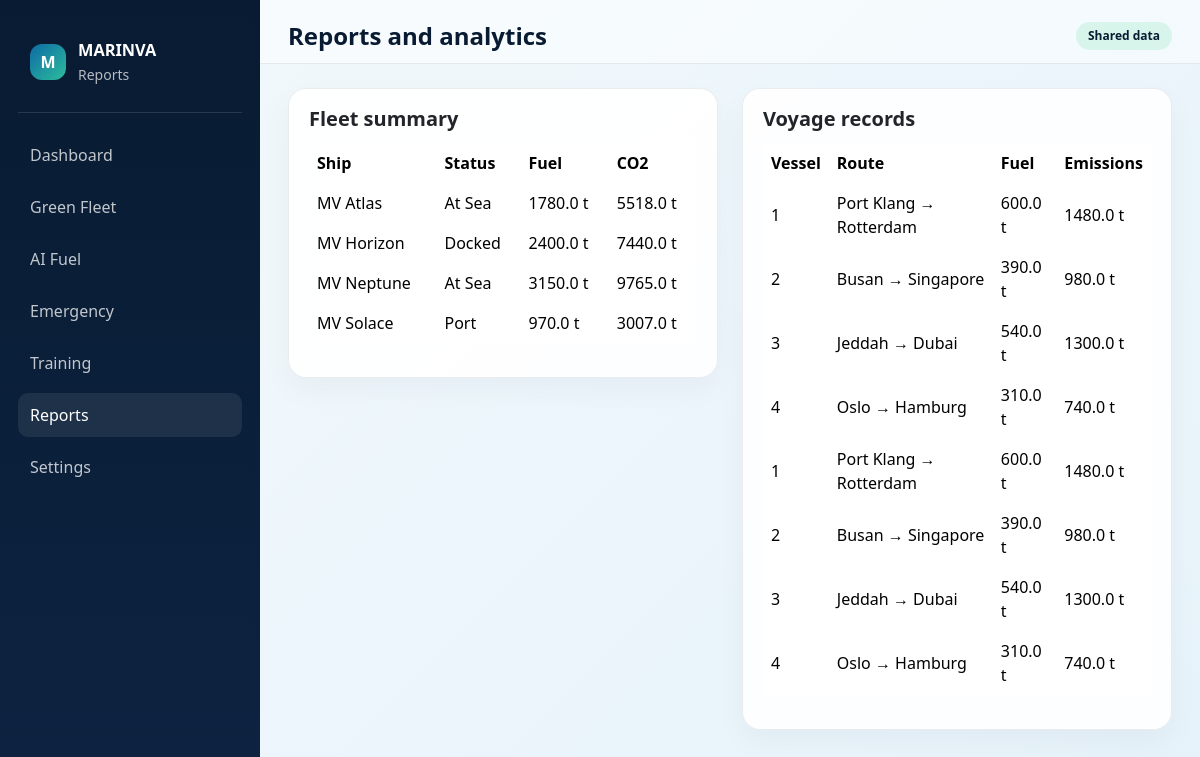
The app's page /reports (signed in) with its own data.
### tables this page shows
CREATE TABLE ships (
            id INTEGER PRIMARY KEY AUTOINCREMENT,
            name TEXT NOT NULL,
            vessel_id TEXT UNIQUE NOT NULL,
            vessel_type TEXT NOT NULL,
            status TEXT NOT NULL,
            fuel_type TEXT NOT NULL,
            fuel_capacity_tons REAL NOT NULL,
            current_fuel_tons REAL NOT NULL,
            speed_knots REAL NOT NULL,
            latitude REAL NOT NULL,
            longitude REAL NOT NULL,
            destination_port TEXT,
            weather_condition TEXT,
            is_active INTEGER DEFAULT 1
        );

CREATE TABLE voyage_records (
            id INTEGER PRIMARY KEY AUTOINCREMENT,
            ship_id INTEGER NOT NULL,
            start_port TEXT NOT NULL,
            destination_port TEXT NOT NULL,
            distance_nm REAL NOT NULL,
            speed_knots REAL NOT NULL,
            fuel_type TEXT NOT NULL,
            weather_condition TEXT NOT NULL,
            predicted_fuel_tons REAL NOT NULL,
            actual_fuel_tons REAL NOT NULL,
            emissions_tco2 REAL NOT NULL,
            created_at TEXT DEFAULT CURRENT_TIMESTAMP,
            FOREIGN KEY (ship_id) REFERENCES ships(id)
        );

### app.py (the view)
@app.route("/reports")
def reports_page():
    redirect_result = require_login()
    if redirect_result is not None:
        return redirect_result
    conn = get_db_connection()
    ship_rows = conn.execute("SELECT * FROM ships ORDER BY id").fetchall()
    voyage_rows = conn.execute("SELECT * FROM voyage_records ORDER BY id").fetchall()
    conn.close()
    return render_template("reports.html", ships=ship_rows, voyage_rows=voyage_rows)

### app.py (called while the page is built)
def get_db_connection():
    conn = sqlite3.connect(DB_PATH)
    conn.row_factory = sqlite3.Row
    return conn

def require_login():
    if "user" not in session:
        return redirect(url_for("login"))
    return None

@app.before_request
def initialize_if_needed():
    if not os.path.exists(DB_PATH):
        init_db()

### templates/reports.html (shortened to what this page needs)
<!DOCTYPE html>
<html lang="en">
<head>
    <link href="https://cdn.jsdelivr.net/npm/bootstrap@5.3.3/dist/css/bootstrap.min.css" rel="stylesheet">
    <link rel="stylesheet" href="{{ url_for('static', filename='css/style.css') }}">
</head>
<body>
    <div class="app-shell">
        <aside class="sidebar">
            <div class="brand-header">
                <span class="brand-logo">M</span>
                <div>
                    <strong>MARINVA</strong>
                    <small>Reports</small>
                </div>
            </div>
            <nav class="nav flex-column">
                <a class="nav-link" href="{{ url_for('dashboard') }}">Dashboard</a>
                <a class="nav-link" href="{{ url_for('fleet_page') }}">Green Fleet</a>
                <a class="nav-link" href="{{ url_for('fuel_page') }}">AI Fuel</a>
                <a class="nav-link" href="{{ url_for('emergency_page') }}">Emergency</a>
                <a class="nav-link" href="{{ url_for('training_page') }}">Training</a>
                <a class="nav-link active" href="{{ url_for('reports_page') }}">Reports</a>
                <a class="nav-link" href="{{ url_for('profile_page') }}">Settings</a>
            </nav>
        </aside>
        <main class="main-panel">
            <header class="top-bar">
                <div><h4>Reports and analytics</h4></div>
                <div class="top-actions"><span class="badge badge-live">Shared data</span></div>
            </header>
            <div class="content-wrap">
                <div class="row g-4">
                    <div class="col-lg-6">
                        <div class="card">
                            <div class="card-header-row"><h5>Fleet summary</h5></div>
                            <table class="table table-borderless align-middle">
                                <thead>
                                    <tr><th>Ship</th><th>Status</th><th>Fuel</th><th>CO2</th></tr>
                                </thead>
                                <tbody>
                                    {% for ship in ships %}
                                    <tr>
                                        <td>{{ ship.name }}</td>
                                        <td>{{ ship.status }}</td>
                                        <td>{{ ship.current_fuel_tons }} t</td>
                                        <td>{{ (ship.current_fuel_tons * 3.1) | round(1) }} t</td>
                                    </tr>
                                    {% endfor %}
                                </tbody>
                            </table>
                        </div>
                    </div>
                    <div class="col-lg-6">
                        <div class="card">
                            <div class="card-header-row"><h5>Voyage records</h5></div>
                            <table class="table table-borderless align-middle">
                                <thead>
                                    <tr><th>Vessel</th><th>Route</th><th>Fuel</th><th>Emissions</th></tr>
                                </thead>
                                <tbody>
                                    {% for item in voyage_rows %}
                                    <tr>
                                        <td>{{ item.ship_id }}</td>
                                        <td>{{ item.start_port }} → {{ item.destination_port }}</td>
                                        <td>{{ item.actual_fuel_tons }} t</td>
                                        <td>{{ item.emissions_tco2 }} t</td>
                                    </tr>
                                    {% endfor %}
                                </tbody>
                            </table>
                        </div>
                    </div>
                </div>
            </div>
        </main>
    </div>
</body>
</html>

### static/css/style.css (style rules this page uses)
:root { --navy: #081b32; --navy-soft: #0d2341; --ocean: #0d6aa6; --ocean-soft: #dfeef9; --sea-green: #2dbd9b; --sea-green-soft: #d8f5eb; --slate: #6c7a89; --light: #f4f8fb; --danger: #d84b5b; --warning: #f4b942; --success: #28a745; }
* { box-sizing: border-box; }
body { margin: 0; font-family: 'Segoe UI', Tahoma, Geneva, Verdana, sans-serif; background: linear-gradient(135deg, #eff7fb 0%, #dfeef8 100%); color: var(--navy); }
.app-shell { display: flex; min-height: 100vh; }
.sidebar { width: 260px; background: linear-gradient(180deg, var(--navy) 0%, var(--navy-soft) 100%); color: white; padding: 24px 18px; }
.brand-header { display: flex; align-items: center; gap: 12px; padding: 14px 12px 26px; border-bottom: 1px solid rgba(255,255,255,0.12); }
.brand-logo { width: 36px; height: 36px; display: inline-flex; align-items: center; justify-content: center; border-radius: 12px; background: linear-gradient(135deg, var(--ocean), var(--sea-green)); font-weight: 700; color: white; }
.brand-header strong { display: block; font-size: 1.02rem; }
.brand-header small { color: rgba(255,255,255,0.7); }
.sidebar .nav { margin-top: 20px; gap: 8px; }
.sidebar .nav-link { color: rgba(255,255,255,0.75); border-radius: 10px; padding: 10px 12px; font-weight: 500; }
.sidebar .nav-link.active, .sidebar .nav-link:hover { background: rgba(255,255,255,0.08); color: white; }
.main-panel { flex: 1; background: rgba(255,255,255,0.22); }
.top-bar { display: flex; justify-content: space-between; align-items: center; padding: 22px 28px 12px; border-bottom: 1px solid rgba(16,29,48,0.08); background: rgba(255,255,255,0.42); }
.top-bar h4 { margin: 0; font-weight: 700; }
.top-actions { display: flex; align-items: center; gap: 12px; }
.badge-live { background: var(--sea-green-soft); color: var(--navy); font-weight: 600; border-radius: 999px; padding: 8px 12px; }
.content-wrap { padding: 24px 28px 32px; }
.card { background: rgba(255,255,255,0.9); border: 1px solid rgba(8,27,50,0.08); border-radius: 18px; box-shadow: 0 12px 30px rgba(8,27,50,0.04); padding: 18px 20px; }
.card-header-row { display: flex; justify-content: space-between; align-items: center; margin-bottom: 12px; }
.card-header-row h5 { margin: 0; font-weight: 700; }
table { width: 100%; }
th, td { padding: 12px 10px; border-bottom: 1px solid rgba(8,27,50,0.08); }

### records on screen
ships: name "MV Atlas", status "At Sea", current_fuel_tons "1780.0", (ship.current_fuel_tons*3.1)|round(1) "5518.0"
ships: name "MV Horizon", status "Docked", current_fuel_tons "2400.0", (ship.current_fuel_tons*3.1)|round(1) "7440.0"
ships: name "MV Neptune", status "At Sea", current_fuel_tons "3150.0", (ship.current_fuel_tons*3.1)|round(1) "9765.0"
ships: name "MV Solace", status "Port", current_fuel_tons "970.0", (ship.current_fuel_tons*3.1)|round(1) "3007.0"
voyage_records: ship_id "1", start_port "Port Klang", destination_port "Rotterdam", actual_fuel_tons "600.0", emissions_tco2 "1480.0"
voyage_records: ship_id "2", start_port "Busan", destination_port "Singapore", actual_fuel_tons "390.0", emissions_tco2 "980.0"
voyage_records: ship_id "3", start_port "Jeddah", destination_port "Dubai", actual_fuel_tons "540.0", emissions_tco2 "1300.0"
voyage_records: ship_id "4", start_port "Oslo", destination_port "Hamburg", actual_fuel_tons "310.0", emissions_tco2 "740.0"
voyage_records: ship_id "1", start_port "Port Klang", destination_port "Rotterdam", actual_fuel_tons "600.0", emissions_tco2 "1480.0"
voyage_records: ship_id "2", start_port "Busan", destination_port "Singapore", actual_fuel_tons "390.0", emissions_tco2 "980.0"
voyage_records: ship_id "3", start_port "Jeddah", destination_port "Dubai", actual_fuel_tons "540.0", emissions_tco2 "1300.0"
voyage_records: ship_id "4", start_port "Oslo", destination_port "Hamburg", actual_fuel_tons "310.0", emissions_tco2 "740.0"
